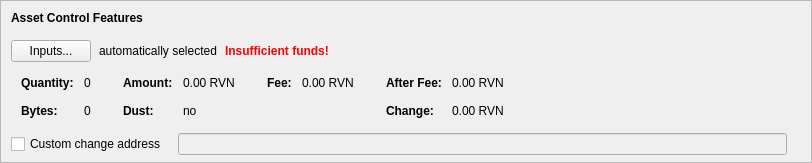
      <widget class="QFrame" name="frameAssetControl">
       <property name="sizePolicy">
        <sizepolicy hsizetype="Expanding" vsizetype="Fixed">
         <horstretch>0</horstretch>
         <verstretch>0</verstretch>
        </sizepolicy>
       </property>
       <property name="maximumSize">
        <size>
         <width>16777215</width>
         <height>16777215</height>
        </size>
       </property>
       <property name="frameShape">
        <enum>QFrame::StyledPanel</enum>
       </property>
       <property name="frameShadow">
        <enum>QFrame::Sunken</enum>
       </property>
       <layout class="QVBoxLayout" name="verticalLayoutAssetControl2">
        <property name="spacing">
         <number>0</number>
        </property>
        <property name="leftMargin">
         <number>0</number>
        </property>
        <property name="topMargin">
         <number>0</number>
        </property>
        <property name="rightMargin">
         <number>0</number>
        </property>
        <property name="bottomMargin">
         <number>6</number>
        </property>
        <item>
         <layout class="QVBoxLayout" name="verticalLayoutAssetControl" stretch="0,0,0,0,1">
          <property name="spacing">
           <number>0</number>
          </property>
          <property name="leftMargin">
           <number>10</number>
          </property>
          <property name="topMargin">
           <number>10</number>
          </property>
          <item>
           <layout class="QHBoxLayout" name="horizontalLayoutAssetControl1">
            <property name="bottomMargin">
             <number>15</number>
            </property>
            <item>
             <widget class="QLabel" name="labelAssetControlFeatures">
              <property name="sizePolicy">
               <sizepolicy hsizetype="Preferred" vsizetype="Maximum">
                <horstretch>0</horstretch>
                <verstretch>0</verstretch>
               </sizepolicy>
              </property>
              <property name="font">
               <font>
                <weight>75</weight>
                <bold>true</bold>
               </font>
              </property>
              <property name="styleSheet">
               <string notr="true">font-weight:bold;</string>
              </property>
              <property name="text">
               <string>Asset Control Features</string>
              </property>
             </widget>
            </item>
           </layout>
          </item>
          <item>
           <layout class="QHBoxLayout" name="horizontalLayoutAssetControl2" stretch="0,0,0,0">
            <property name="spacing">
             <number>8</number>
            </property>
            <property name="bottomMargin">
             <number>10</number>
            </property>
            <item>
             <widget class="QPushButton" name="pushButtonAssetControl">
              <property name="styleSheet">
               <string notr="true"/>
              </property>
              <property name="text">
               <string>Inputs...</string>
              </property>
              <property name="autoDefault">
               <bool>false</bool>
              </property>
             </widget>
            </item>
            <item>
             <widget class="QLabel" name="labelAssetControlAutomaticallySelected">
              <property name="text">
               <string>automatically selected</string>
              </property>
              <property name="margin">
               <number>5</number>
              </property>
             </widget>
            </item>
            <item>
             <widget class="QLabel" name="labelAssetControlInsuffFunds">
              <property name="font">
               <font>
                <weight>75</weight>
                <bold>true</bold>
               </font>
              </property>
              <property name="styleSheet">
               <string notr="true">color:red;font-weight:bold;</string>
              </property>
              <property name="text">
               <string>Insufficient funds!</string>
              </property>
              <property name="margin">
               <number>5</number>
              </property>
             </widget>
            </item>
            <item>
             <spacer name="horizontalSpacerAssetControl">
              <property name="orientation">
               <enum>Qt::Horizontal</enum>
              </property>
              <property name="sizeHint" stdset="0">
               <size>
                <width>40</width>
                <height>1</height>
               </size>
              </property>
             </spacer>
            </item>
           </layout>
          </item>
          <item>
           <widget class="QWidget" name="widgetAssetControl" native="true">
            <property name="sizePolicy">
             <sizepolicy hsizetype="Preferred" vsizetype="Preferred">
              <horstretch>0</horstretch>
              <verstretch>0</verstretch>
             </sizepolicy>
            </property>
            <property name="minimumSize">
             <size>
              <width>0</width>
              <height>0</height>
             </size>
            </property>
            <property name="styleSheet">
             <string notr="true"/>
            </property>
            <layout class="QHBoxLayout" name="horizontalLayoutAssetControl5">
             <property name="leftMargin">
              <number>0</number>
             </property>
             <property name="topMargin">
              <number>0</number>
             </property>
             <property name="rightMargin">
              <number>0</number>
             </property>
             <property name="bottomMargin">
              <number>0</number>
             </property>
             <item>
              <layout class="QHBoxLayout" name="horizontalLayoutAssetControl3" stretch="0,0,0,1">
               <property name="spacing">
                <number>20</number>
               </property>
               <property name="topMargin">
                <number>0</number>
               </property>
               <property name="bottomMargin">
                <number>10</number>
               </property>
               <item>
                <layout class="QFormLayout" name="formLayoutAssetControl1">
                 <property name="horizontalSpacing">
                  <number>10</number>
                 </property>
                 <property name="verticalSpacing">
                  <number>14</number>
                 </property>
                 <property name="leftMargin">
                  <number>10</number>
                 </property>
                 <property name="topMargin">
                  <number>4</number>
                 </property>
                 <property name="rightMargin">
                  <number>6</number>
                 </property>
                 <item row="0" column="0">
                  <widget class="QLabel" name="labelAssetControlQuantityText">
                   <property name="font">
                    <font>
                     <weight>75</weight>
                     <bold>true</bold>
                    </font>
                   </property>
                   <property name="text">
                    <string>Quantity:</string>
                   </property>
                   <property name="margin">
                    <number>0</number>
                   </property>
                  </widget>
                 </item>
                 <item row="0" column="1">
                  <widget class="QLabel" name="labelAssetControlQuantity">
                   <property name="cursor">
                    <cursorShape>IBeamCursor</cursorShape>
                   </property>
                   <property name="contextMenuPolicy">
                    <enum>Qt::ActionsContextMenu</enum>
                   </property>
                   <property name="text">
                    <string notr="true">0</string>
                   </property>
                   <property name="margin">
                    <number>0</number>
                   </property>
                   <property name="textInteractionFlags">
                    <set>Qt::LinksAccessibleByMouse|Qt::TextSelectableByKeyboard|Qt::TextSelectableByMouse</set>
                   </property>
                  </widget>
                 </item>
                 <item row="1" column="0">
                  <widget class="QLabel" name="labelAssetControlBytesText">
                   <property name="font">
                    <font>
                     <weight>75</weight>
                     <bold>true</bold>
                    </font>
                   </property>
                   <property name="text">
                    <string>Bytes:</string>
                   </property>
                  </widget>
                 </item>
                 <item row="1" column="1">
                  <widget class="QLabel" name="labelAssetControlBytes">
                   <property name="cursor">
                    <cursorShape>IBeamCursor</cursorShape>
                   </property>
                   <property name="contextMenuPolicy">
                    <enum>Qt::ActionsContextMenu</enum>
                   </property>
                   <property name="text">
                    <string notr="true">0</string>
                   </property>
                   <property name="textInteractionFlags">
                    <set>Qt::LinksAccessibleByMouse|Qt::TextSelectableByKeyboard|Qt::TextSelectableByMouse</set>
                   </property>
                  </widget>
                 </item>
                </layout>
               </item>
               <item>
                <layout class="QFormLayout" name="formLayoutAssetControl2">
                 <property name="horizontalSpacing">
                  <number>10</number>
                 </property>
                 <property name="verticalSpacing">
                  <number>14</number>
                 </property>
                 <property name="leftMargin">
                  <number>6</number>
                 </property>
                 <property name="topMargin">
                  <number>4</number>
                 </property>
                 <property name="rightMargin">
                  <number>6</number>
                 </property>
                 <item row="0" column="0">
                  <widget class="QLabel" name="labelAssetControlAmountText">
                   <property name="font">
                    <font>
                     <weight>75</weight>
                     <bold>true</bold>
                    </font>
                   </property>
                   <property name="text">
                    <string>Amount:</string>
                   </property>
                   <property name="margin">
                    <number>0</number>
                   </property>
                  </widget>
                 </item>
                 <item row="0" column="1">
                  <widget class="QLabel" name="labelAssetControlAmount">
                   <property name="cursor">
                    <cursorShape>IBeamCursor</cursorShape>
                   </property>
                   <property name="contextMenuPolicy">
                    <enum>Qt::ActionsContextMenu</enum>
                   </property>
                   <property name="text">
                    <string notr="true">0.00 RVN</string>
                   </property>
                   <property name="textInteractionFlags">
                    <set>Qt::LinksAccessibleByMouse|Qt::TextSelectableByKeyboard|Qt::TextSelectableByMouse</set>
                   </property>
                  </widget>
                 </item>
                 <item row="1" column="0">
                  <widget class="QLabel" name="labelAssetControlLowOutputText">
                   <property name="font">
                    <font>
                     <weight>75</weight>
                     <bold>true</bold>
                    </font>
                   </property>
                   <property name="text">
                    <string>Dust:</string>
                   </property>
                  </widget>
                 </item>
                 <item row="1" column="1">
                  <widget class="QLabel" name="labelAssetControlLowOutput">
                   <property name="cursor">
                    <cursorShape>IBeamCursor</cursorShape>
                   </property>
                   <property name="contextMenuPolicy">
                    <enum>Qt::ActionsContextMenu</enum>
                   </property>
                   <property name="text">
                    <string notr="true">no</string>
                   </property>
                   <property name="textInteractionFlags">
                    <set>Qt::LinksAccessibleByMouse|Qt::TextSelectableByKeyboard|Qt::TextSelectableByMouse</set>
                   </property>
                  </widget>
                 </item>
                </layout>
               </item>
               <item>
                <layout class="QFormLayout" name="formLayoutAssetControl3">
                 <property name="horizontalSpacing">
                  <number>10</number>
                 </property>
                 <property name="verticalSpacing">
                  <number>14</number>
                 </property>
                 <property name="leftMargin">
                  <number>6</number>
                 </property>
                 <property name="topMargin">
                  <number>4</number>
                 </property>
                 <property name="rightMargin">
                  <number>6</number>
                 </property>
                 <item row="0" column="0">
                  <widget class="QLabel" name="labelAssetControlFeeText">
                   <property name="font">
                    <font>
                     <weight>75</weight>
                     <bold>true</bold>
                    </font>
                   </property>
                   <property name="text">
                    <string>Fee:</string>
                   </property>
                   <property name="margin">
                    <number>0</number>
                   </property>
                  </widget>
                 </item>
                 <item row="0" column="1">
                  <widget class="QLabel" name="labelAssetControlFee">
                   <property name="cursor">
                    <cursorShape>IBeamCursor</cursorShape>
                   </property>
                   <property name="contextMenuPolicy">
                    <enum>Qt::ActionsContextMenu</enum>
                   </property>
                   <property name="text">
                    <string notr="true">0.00 RVN</string>
                   </property>
                   <property name="textInteractionFlags">
                    <set>Qt::LinksAccessibleByMouse|Qt::TextSelectableByKeyboard|Qt::TextSelectableByMouse</set>
                   </property>
                  </widget>
                 </item>
                </layout>
               </item>
               <item>
                <layout class="QFormLayout" name="formLayoutAssetControl4">
                 <property name="horizontalSpacing">
                  <number>10</number>
                 </property>
                 <property name="verticalSpacing">
                  <number>14</number>
                 </property>
                 <property name="leftMargin">
                  <number>6</number>
                 </property>
                 <property name="topMargin">
                  <number>4</number>
                 </property>
                 <property name="rightMargin">
                  <number>6</number>
                 </property>
                 <item row="0" column="0">
                  <widget class="QLabel" name="labelAssetControlAfterFeeText">
                   <property name="font">
                    <font>
                     <weight>75</weight>
                     <bold>true</bold>
                    </font>
                   </property>
                   <property name="text">
                    <string>After Fee:</string>
                   </property>
                   <property name="margin">
                    <number>0</number>
                   </property>
                  </widget>
                 </item>
                 <item row="0" column="1">
                  <widget class="QLabel" name="labelAssetControlAfterFee">
                   <property name="cursor">
                    <cursorShape>IBeamCursor</cursorShape>
                   </property>
                   <property name="contextMenuPolicy">
                    <enum>Qt::ActionsContextMenu</enum>
                   </property>
                   <property name="text">
                    <string notr="true">0.00 RVN</string>
                   </property>
                   <property name="textInteractionFlags">
                    <set>Qt::LinksAccessibleByMouse|Qt::TextSelectableByKeyboard|Qt::TextSelectableByMouse</set>
                   </property>
                  </widget>
                 </item>
                 <item row="1" column="0">
                  <widget class="QLabel" name="labelAssetControlChangeText">
                   <property name="font">
                    <font>
                     <weight>75</weight>
                     <bold>true</bold>
                    </font>
                   </property>
                   <property name="text">
                    <string>Change:</string>
                   </property>
                  </widget>
                 </item>
                 <item row="1" column="1">
                  <widget class="QLabel" name="labelAssetControlChange">
                   <property name="cursor">
                    <cursorShape>IBeamCursor</cursorShape>
                   </property>
                   <property name="contextMenuPolicy">
                    <enum>Qt::ActionsContextMenu</enum>
                   </property>
                   <property name="text">
                    <string notr="true">0.00 RVN</string>
                   </property>
                   <property name="textInteractionFlags">
                    <set>Qt::LinksAccessibleByMouse|Qt::TextSelectableByKeyboard|Qt::TextSelectableByMouse</set>
                   </property>
                  </widget>
                 </item>
                </layout>
               </item>
              </layout>
             </item>
            </layout>
           </widget>
          </item>
          <item>
           <layout class="QHBoxLayout" name="horizontalLayoutAssetControl4" stretch="0,0,0">
            <property name="spacing">
             <number>12</number>
            </property>
            <property name="sizeConstraint">
             <enum>QLayout::SetDefaultConstraint</enum>
            </property>
            <property name="topMargin">
             <number>5</number>
            </property>
            <property name="rightMargin">
             <number>5</number>
            </property>
            <item>
             <widget class="QCheckBox" name="checkBoxAssetControlChange">
              <property name="toolTip">
               <string>If this is activated, but the change address is empty or invalid, change will be sent to a newly generated address.</string>
              </property>
              <property name="text">
               <string>Custom change address</string>
              </property>
             </widget>
            </item>
            <item>
             <widget class="QValidatedLineEdit" name="lineEditAssetControlChange">
              <property name="enabled">
               <bool>false</bool>
              </property>
              <property name="sizePolicy">
               <sizepolicy hsizetype="Expanding" vsizetype="Fixed">
                <horstretch>0</horstretch>
                <verstretch>0</verstretch>
               </sizepolicy>
              </property>
             </widget>
            </item>
            <item>
             <widget class="QLabel" name="labelAssetControlChangeLabel">
              <property name="sizePolicy">
               <sizepolicy hsizetype="Preferred" vsizetype="Expanding">
                <horstretch>0</horstretch>
                <verstretch>0</verstretch>
               </sizepolicy>
              </property>
              <property name="minimumSize">
               <size>
                <width>0</width>
                <height>0</height>
               </size>
              </property>
              <property name="text">
               <string/>
              </property>
              <property name="margin">
               <number>3</number>
              </property>
             </widget>
            </item>
           </layout>
          </item>
          <item>
           <spacer name="verticalSpacerAssetControl">
            <property name="orientation">
             <enum>Qt::Vertical</enum>
            </property>
            <property name="sizeHint" stdset="0">
             <size>
              <width>800</width>
              <height>1</height>
             </size>
            </property>
           </spacer>
          </item>
         </layout>
        </item>
       </layout>
      </widget>
